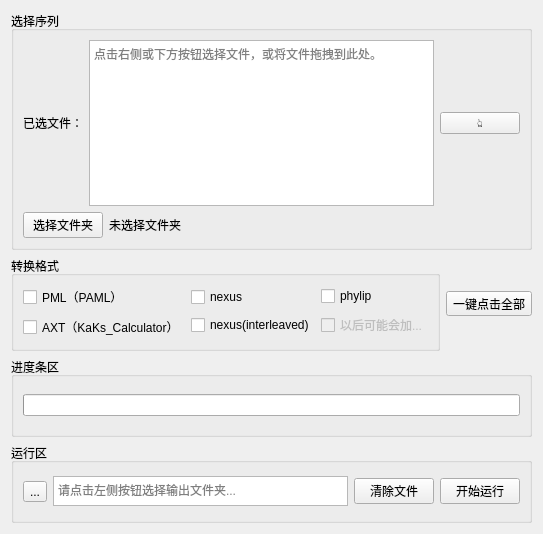
          <widget class="QWidget" name="tab_2">
           <attribute name="title">
            <string>序列格式转换</string>
           </attribute>
           <layout class="QVBoxLayout" name="verticalLayout_28" stretch="3,1,1,1">
            <item>
             <widget class="QGroupBox" name="groupBox_2">
              <property name="title">
               <string>选择序列</string>
              </property>
              <layout class="QVBoxLayout" name="verticalLayout_27">
               <item>
                <layout class="QHBoxLayout" name="horizontalLayout_54">
                 <item>
                  <widget class="QLabel" name="label_26">
                   <property name="text">
                    <string>已选文件：</string>
                   </property>
                  </widget>
                 </item>
                 <item>
                  <widget class="QTextBrowser" name="sel_ali_2">
                   <property name="verticalScrollBarPolicy">
                    <enum>Qt::ScrollBarAlwaysOff</enum>
                   </property>
                   <property name="placeholderText">
                    <string>点击右侧或下方按钮选择文件，或将文件拖拽到此处。</string>
                   </property>
                  </widget>
                 </item>
                 <item>
                  <widget class="QPushButton" name="sel_ali_bro_3">
                   <property name="text">
                    <string>👆</string>
                   </property>
                  </widget>
                 </item>
                </layout>
               </item>
               <item>
                <layout class="QHBoxLayout" name="horizontalLayout_53">
                 <item>
                  <widget class="QPushButton" name="sel_ali_bro_4">
                   <property name="maximumSize">
                    <size>
                     <width>80</width>
                     <height>16777215</height>
                    </size>
                   </property>
                   <property name="text">
                    <string>选择文件夹</string>
                   </property>
                  </widget>
                 </item>
                 <item>
                  <widget class="QLabel" name="sel_ali_path_2">
                   <property name="minimumSize">
                    <size>
                     <width>300</width>
                     <height>0</height>
                    </size>
                   </property>
                   <property name="maximumSize">
                    <size>
                     <width>800</width>
                     <height>16777215</height>
                    </size>
                   </property>
                   <property name="text">
                    <string>未选择文件夹</string>
                   </property>
                  </widget>
                 </item>
                 <item>
                  <spacer name="horizontalSpacer_14">
                   <property name="orientation">
                    <enum>Qt::Horizontal</enum>
                   </property>
                   <property name="sizeHint" stdset="0">
                    <size>
                     <width>40</width>
                     <height>20</height>
                    </size>
                   </property>
                  </spacer>
                 </item>
                </layout>
               </item>
              </layout>
             </widget>
            </item>
            <item>
             <layout class="QHBoxLayout" name="horizontalLayout_55">
              <item>
               <widget class="QGroupBox" name="groupBox_4">
                <property name="title">
                 <string>转换格式</string>
                </property>
                <layout class="QHBoxLayout" name="horizontalLayout">
                 <item>
                  <layout class="QVBoxLayout" name="verticalLayout_2">
                   <item>
                    <widget class="QCheckBox" name="paml_box">
                     <property name="text">
                      <string>PML（PAML）</string>
                     </property>
                    </widget>
                   </item>
                   <item>
                    <widget class="QCheckBox" name="axt_box">
                     <property name="text">
                      <string>AXT（KaKs_Calculator）</string>
                     </property>
                    </widget>
                   </item>
                  </layout>
                 </item>
                 <item>
                  <layout class="QVBoxLayout" name="verticalLayout_3">
                   <item>
                    <widget class="QCheckBox" name="nex_box">
                     <property name="text">
                      <string>nexus</string>
                     </property>
                    </widget>
                   </item>
                   <item>
                    <widget class="QCheckBox" name="nex_int_box">
                     <property name="text">
                      <string>nexus(interleaved)</string>
                     </property>
                    </widget>
                   </item>
                  </layout>
                 </item>
                 <item>
                  <layout class="QVBoxLayout" name="verticalLayout_4">
                   <item>
                    <widget class="QCheckBox" name="phy_box">
                     <property name="text">
                      <string>phylip</string>
                     </property>
                    </widget>
                   </item>
                   <item>
                    <widget class="QCheckBox" name="checkBox_6">
                     <property name="enabled">
                      <bool>false</bool>
                     </property>
                     <property name="text">
                      <string>以后可能会加...</string>
                     </property>
                    </widget>
                   </item>
                  </layout>
                 </item>
                </layout>
               </widget>
              </item>
              <item>
               <widget class="QToolButton" name="toolButton">
                <property name="text">
                 <string>一键点击全部</string>
                </property>
               </widget>
              </item>
             </layout>
            </item>
            <item>
             <widget class="QGroupBox" name="groupBox_10">
              <property name="minimumSize">
               <size>
                <width>50</width>
                <height>0</height>
               </size>
              </property>
              <property name="title">
               <string>进度条区</string>
              </property>
              <layout class="QVBoxLayout" name="verticalLayout_30">
               <item>
                <widget class="QProgressBar" name="convert_progress">
                 <property name="minimumSize">
                  <size>
                   <width>50</width>
                   <height>0</height>
                  </size>
                 </property>
                 <property name="value">
                  <number>0</number>
                 </property>
                 <property name="textVisible">
                  <bool>false</bool>
                 </property>
                </widget>
               </item>
              </layout>
             </widget>
            </item>
            <item>
             <widget class="QGroupBox" name="groupBox_11">
              <property name="title">
               <string>运行区</string>
              </property>
              <layout class="QHBoxLayout" name="horizontalLayout_4">
               <item>
                <widget class="QToolButton" name="cv_od_bu">
                 <property name="text">
                  <string>...</string>
                 </property>
                </widget>
               </item>
               <item>
                <widget class="QTextBrowser" name="cv_out_dir">
                 <property name="maximumSize">
                  <size>
                   <width>500</width>
                   <height>30</height>
                  </size>
                 </property>
                 <property name="verticalScrollBarPolicy">
                  <enum>Qt::ScrollBarAlwaysOff</enum>
                 </property>
                 <property name="horizontalScrollBarPolicy">
                  <enum>Qt::ScrollBarAlwaysOff</enum>
                 </property>
                 <property name="placeholderText">
                  <string>请点击左侧按钮选择输出文件夹...</string>
                 </property>
                </widget>
               </item>
               <item>
                <widget class="QPushButton" name="clear_cvfile">
                 <property name="text">
                  <string>清除文件</string>
                 </property>
                </widget>
               </item>
               <item>
                <widget class="QPushButton" name="cv_running">
                 <property name="text">
                  <string>开始运行</string>
                 </property>
                </widget>
               </item>
              </layout>
             </widget>
            </item>
           </layout>
          </widget>
